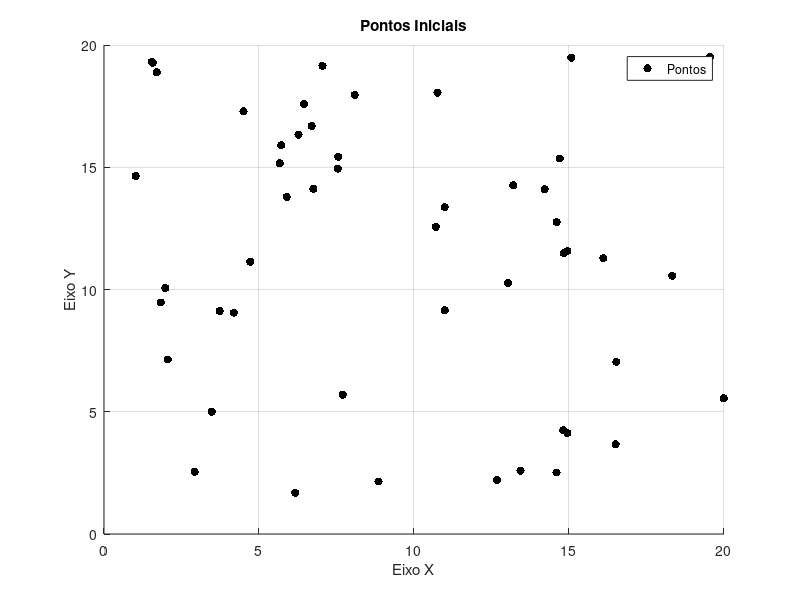
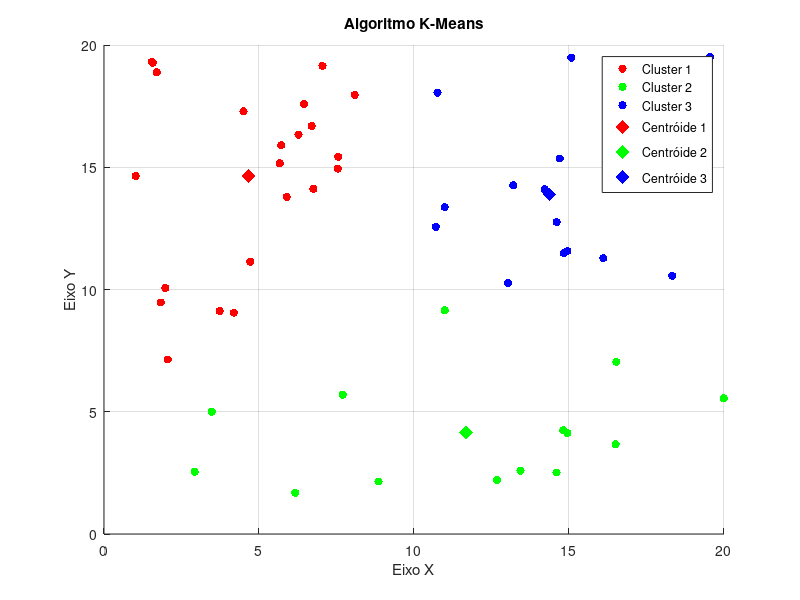

Source code (MATLAB) for these figures, in order:
% Número máximo de iterações
max_iterations = 100;

% Número total de pontos
size = 50;

% Geração dinâmica do dataset entre 1 e 10:
% De forma geral, podemos gerar n números aleatórios em um
% intervalo [a, b] com a fórmula r = a + (b-a).*rand(N,1)
a = 1; % Valor inicial do intervalo
b = 20; % Valor final do intervalo
values = 1 + (b-a).*rand(size, 2);

% Número de clusters = 3

% Posicionamento aleatório inicial dos centróides de cada cluster
c1 = 1 + (b-a).*rand(1, 2);
c2 = 1 + (b-a).*rand(1, 2);
c3 = 1 + (b-a).*rand(1, 2);

% Plotando os pontos antes de iniciar o algoritmo
figure;
scatter(values(:,1), values(:,2), 'k', 'filled');
title('Pontos Iniciais');
xlabel('Eixo X');
ylabel('Eixo Y');
legend('Pontos');
grid on;

% Limiar de convergência
tolerance = 1e-6;

for it = 1:max_iterations
    % Calculando a distância euclidiana dos pontos em relação aos centróides
    dis_1 = sqrt(power(values(:, 1) - c1(1), 2) + power(values(:, 2) - c1(2), 2));
    dis_2 = sqrt(power(values(:, 1) - c2(1), 2) + power(values(:, 2) - c2(2), 2));
    dis_3 = sqrt(power(values(:, 1) - c3(1), 2) + power(values(:, 2) - c3(2), 2));
    
    distances = [dis_1, dis_2, dis_3];
    % Em relação a qual centróide, o ponto possui a menor distância?
    
    [~, closestCentroidIndex] = min(distances, [], 2);
    
    % Inicializando arrays para armazenar os clusters
    cluster1 = [];
    cluster2 = [];
    cluster3 = [];
    
    % Preenchendo os arrays com base nos índices dos centróides mais próximos
    for i = 1:length(closestCentroidIndex)
        %fprintf('Ponto %d: (%f, %f) -> Centr. %d\n', i, values(i, 1), values(i, 2), closestCentroidIndex(i));
        if closestCentroidIndex(i) == 1
            cluster1 = [cluster1; values(i, :)];
        elseif closestCentroidIndex(i) == 2
            cluster2 = [cluster2; values(i, :)];
        elseif closestCentroidIndex(i) == 3
            cluster3 = [cluster3; values(i, :)];
        end
    end
    
    %display(cluster1);
    %display(cluster2);
    %display(cluster3);
    
    % Calculando os novos centróides como a média dos pontos em cada cluster
    prev_c1 = c1;
    prev_c2 = c2;
    prev_c3 = c3;
    
    if ~isempty(cluster1)
        c1 = mean(cluster1, 1)
    end
    
    if ~isempty(cluster2)
        c2 = mean(cluster2, 1)
    end
    
    if ~isempty(cluster3)
        c3 = mean(cluster3, 1)
    end
    
    % Verificando a convergência usando norma da diferença
    if norm(c1 - prev_c1) < tolerance && norm(c2 - prev_c2) < tolerance && norm(c3 - prev_c3) < tolerance
        disp('Houve convergência!');
        break;
    end

end

    % Plotando os clusters e os centróides
figure;
hold on;
scatter(cluster1(:,1), cluster1(:,2), 'r', 'filled');
scatter(cluster2(:,1), cluster2(:,2), 'g', 'filled');
scatter(cluster3(:,1), cluster3(:,2), 'b', 'filled');
scatter(c1(1), c1(2), 100, 'r', 'd', 'filled');
scatter(c2(1), c2(2), 100, 'g', 'd', 'filled');
scatter(c3(1), c3(2), 100, 'b', 'd', 'filled');
title('Algoritmo K-Means');
xlabel('Eixo X');
ylabel('Eixo Y');
legend('Cluster 1', 'Cluster 2', 'Cluster 3', 'Centróide 1', 'Centróide 2', 'Centróide 3');
grid on;
hold off;